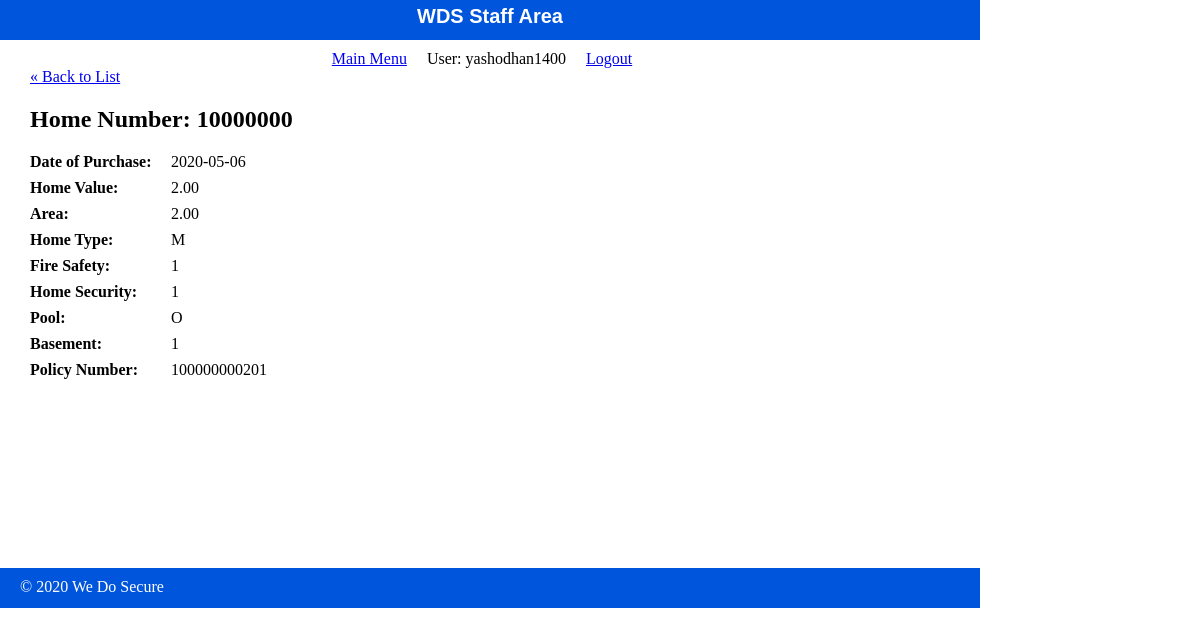
Page /WDS/public/staff/home/show.php?id=10000000 (signed in) on the committed database.
### tables this page shows
CREATE TABLE `home` (
  `Home_id` decimal(8,0) NOT NULL COMMENT 'Unique Id for each home insured',
  `Purchase_Date` date NOT NULL COMMENT 'Day the house was purchased',
  `Home_value` decimal(10,2) NOT NULL COMMENT 'Home purchase value',
  `Area` decimal(7,2) NOT NULL COMMENT 'Area in Sqft',
  `Home_type` varchar(1) NOT NULL COMMENT 'Type of Home',
  `Auto_fire` decimal(1,0) NOT NULL COMMENT 'Auto Fire Notification',
  `Home_sec` decimal(1,0) NOT NULL COMMENT 'Home Security System',
  `Pool` varchar(1) DEFAULT NULL COMMENT 'Swimming Pool',
  `Basement` decimal(1,0) NOT NULL COMMENT 'DOES THE HOUSE HAVE A BASEMENT',
  `Policy_no` decimal(12,0) DEFAULT NULL COMMENT 'Policy Number'
);

### WDS/private/functions.php (called while the page is built, shortened)
<?php
function url_for($script_path) {
  return WWW_ROOT . $script_path;
}
function h($string=""){
  return htmlspecialchars($string);
  }
?>

### WDS/private/database.php (called while the page is built, shortened)
<?php
function db_escape($connection, $string){
	return mysqli_real_escape_string($connection,$string);
}
?>

### WDS/private/query_function.php (called while the page is built, shortened)
<?php
	function find_record($table_name,$key_name,$id){
		global $db;
		$sql = "SELECT * FROM $table_name ";
  		$sql .="WHERE $key_name='" . db_escape($db,$id) . "';";
  		$result = mysqli_query($db, $sql);
  		$parcel = mysqli_fetch_assoc($result);
  		return $parcel;
	}
?>

### WDS/public/staff/home/show.php (the view, shortened to what this page needs)
<?php
  $id = $_GET['id'] ?? '1';
  $home = find_record("home", "Home_id" ,$id);
?>
<?php include(SHARED_PATH . '/staff_header.php'); ?>
<div id="content">
    <a class="back-link" href="<?php echo url_for('/staff/home/index.php');
    ?>">&laquo; Back to List</a>
    <div class="home show">
        <h2> Home Number: <?php echo h($home['Home_id']); ?></h2>
        <div class = "attributes">
        	<dl>
        		<dt>Date of Purchase:</dt>
        		<dd> <?php echo h($home['Purchase_Date']); ?> </dd>
        	</dl>
        	<dl>
        		<dt>Home Value:</dt>
        		<dd> <?php echo h($home['Home_value']); ?> </dd>
        	</dl>
        	<dl>
        		<dt>Area:</dt>
        		<dd> <?php echo h($home['Area']); ?> </dd>
        	</dl>
        	<dl>
        		<dt>Home Type:</dt>
        		<dd> <?php echo h($home['Home_type']); ?> </dd>
        	</dl>
        	<dl>
        		<dt>Fire Safety:</dt>
        		<dd> <?php echo h($home['Auto_fire']); ?> </dd>
        	</dl>
        	<dl>
        		<dt>Home Security:</dt>
        		<dd> <?php echo h($home['Home_sec']); ?> </dd>
        	</dl>
        	<dl>
        		<dt>Pool:</dt>
        		<dd> <?php echo h($home['Pool']); ?> </dd>
        	</dl>
        	<dl>
        		<dt>Basement:</dt>
        		<dd> <?php echo h($home['Basement']); ?> </dd>
        	</dl>
        	<dl>
        		<dt>Policy Number:</dt>
        		<dd> <?php echo h($home['Policy_no']); ?> </dd>
        	</dl>
        </div>
    </div>
</div>
<?php include(SHARED_PATH . '/staff_footer.php'); ?>

### WDS/public/stylesheets/staff.css (style rules this page uses)
html { height: 100%; width: 100%; }
body { height: 980px; width: 100%; margin: 0; padding: 0; }
#content { width: 920px; min-height: 500px; padding: 0 30px; }
dl { clear: both; overflow: hidden; margin: 0.5em 0; }
dt { float: left; font-weight: bold; width: 125px; }
dd { float: left; margin-left: 1em; }

### rows in the picture
home: Home_id "10000000", Purchase_Date "2020-05-06", Home_value "2.00", Area "2.00", Home_type "M", Auto_fire "1", Home_sec "1", Pool "O", Basement "1", Policy_no "100000000201"

### other values in the picture
$_SESSION['username'] "yashodhan1400"
